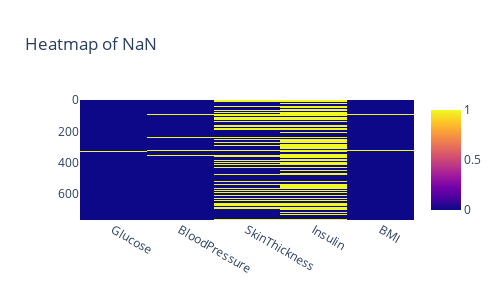

Notebook code for this chart:
### Code cell
null_data = information_diabetes.isnull().sum() #вычисляем суммарное количество пропусков в столбцах
cols = null_data[null_data > 0].index #получаем имена столбцов, где число пропусков >0
fig = px.imshow(    
    information_diabetes[cols].isnull().astype('int'),
    title='Heatmap of NaN',
    width=500,
    height=300
)
fig.show()

### Figure 1 — Plotly figure (JSON) as saved in the notebook; plotly's stock layout.template omitted (floating-point values rounded to 4 significant figures; data arrays with more than 128 entries replaced by an {"elided": "..."} marker saying what was removed)
{"data": [{"coloraxis": "coloraxis", "hovertemplate": "x: %{x}<br>y: %{y}<br>color: %{z}<extra></extra>", "name": "0", "type": "heatmap", "x": ["Glucose", "BloodPressure", "SkinThickness", "Insulin", "BMI"], "xaxis": "x", "y": {"elided": "768 int values"}, "yaxis": "y", "z": {"elided": "768x5 int values"}}], "layout": {"coloraxis": {"colorscale": [[0, "#0d0887"], [0.1111, "#46039f"], [0.2222, "#7201a8"], [0.3333, "#9c179e"], [0.4444, "#bd3786"], [0.5556, "#d8576b"], [0.6667, "#ed7953"], [0.7778, "#fb9f3a"], [0.8889, "#fdca26"], [1, "#f0f921"]]}, "height": 300, "title": {"text": "Heatmap of NaN"}, "width": 500, "xaxis": {"anchor": "y", "constrain": "domain", "domain": [0, 1], "scaleanchor": "y"}, "yaxis": {"anchor": "x", "autorange": "reversed", "constrain": "domain", "domain": [0, 1]}}}
